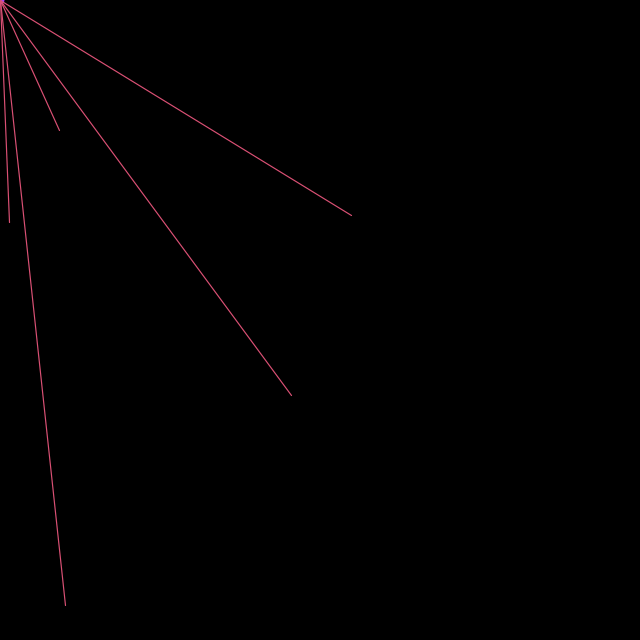
Frame 1 (no input)
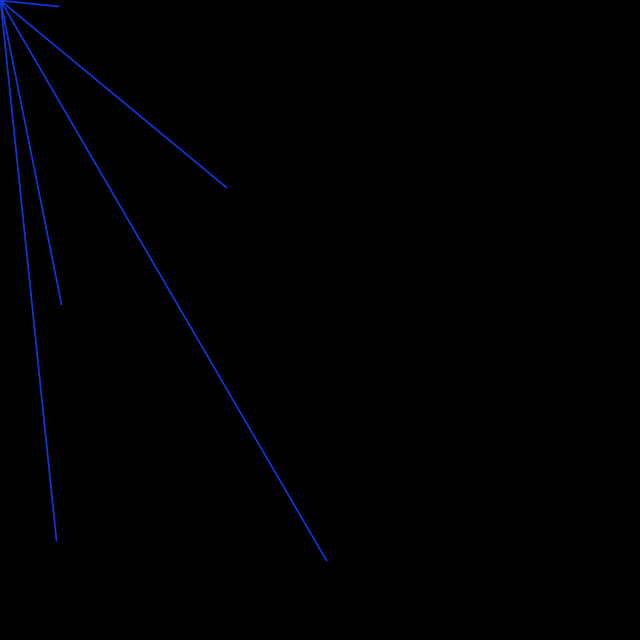
Frame 60 (the mouse pressed at the canvas centre just before this capture)
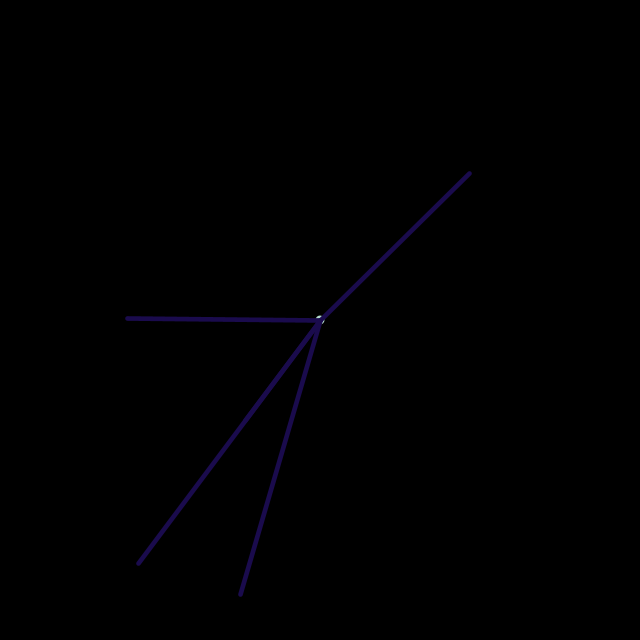
Frame 120 (the mouse held since frame 60 and released just before this capture)

The Processing sketch that drew these frames (run headless with seeded random() and noise(); from frame 60 on, the mouse is pressed at the canvas centre):

// Processing sketch: sketch_170317_draw_setup2
// ── sketch_170317_draw_setup2.pde
/**************************************************
関数説明　------------------------------------------
１．Window
・size(x, y)　…　Windowの描写

２．図形
・point(x, y)　…　点（位置指定）
・line(x1, y1, x2, y2)　…　線（始終点指定)
・rect(x, y, width, height)　…　長方形（x,y,幅,高さ）
・triangle(x1, y1, x2, y2, x3, y3)　…　三角形（3点指定）
・quad(x1, y1, x2, y2, x3, y3, x4, y4)　…　四角形（4点指定）
・ellipse(x, y, width, height)　…　円（x,y,幅,高さ)
・arc(x, y, width, height, 始点角度, 終点角度)　…　円（x,y,幅,高さ,始点角度,終点角度）

３．線・角の種類
・strokeWeight(size)　…　線の太さ
・strokeCap(type)　…　端の種類を指定
　　　SQUARE　…　直角の端
　　　PROJECT　…　突き出た端
　　　ROUND　…　丸い端
・strokeJoin(type)　…　角の種類を指定
　　　ROUND　…　丸い角
　　　BEVEL　…　斜めの角
　　　MITER　…　直角

４．描写モード
・描写関数 + Mode(type)　…　描写モードの指定
　以下は円の場合の例
　　　ellipseMode(CORNER)　…　描写の基準点を角にする
　※モードは種類が多いのでリファレンス参照とのこと。

５．色
・background(r,g,b)　…　背景色
・fill(r,g,b,transparency)　…　図形内の色
・stroke(r,g,b,transparency)　…　線の色
・noFill()　…　図形の塗りつぶしをしない
・noStroke()　…　線を描写しない

６．図形の生成
・beginShape()　…　図形描写の開始合図
・endShape(type)　…　図形描写の終了合図
　　　指定なし　…　図形を閉じない
　　　CLOSE　…　図形を閉じる
・vertex(x,y)　…　図形描写するための各点を指定
**************************************************/
/** 
* 1度しか実行しない設定処理
**/
void setup() {
  /* 初期処理 */
  size(640, 640);             // Window を描写
  background(0);              // 背景色
  fill(255);                  // 図の塗りつぶしを白に
  //stroke(255);                // 線を白に
}

/** 
* 繰返し実行する描写処理
**/
void draw() {
  // 背景色を黒に
  background(0);
  
  // マウス位置に円描写
  noStroke();
  fill(random(255), random(255), random(255));
  ellipse(mouseX, mouseY, 9, 9);

  // マウス位置からランダムに線を描写
  strokeWeight(random(5));    // 線の太さを10pt以内でランダムに
  stroke(random(255), random(255), random(255));
  line(mouseX, mouseY, random(640), random(640));
  line(mouseX, mouseY, random(640), random(640));
  line(mouseX, mouseY, random(640), random(640));
  line(mouseX, mouseY, random(640), random(640));
  line(mouseX, mouseY, random(640), random(640));
}
